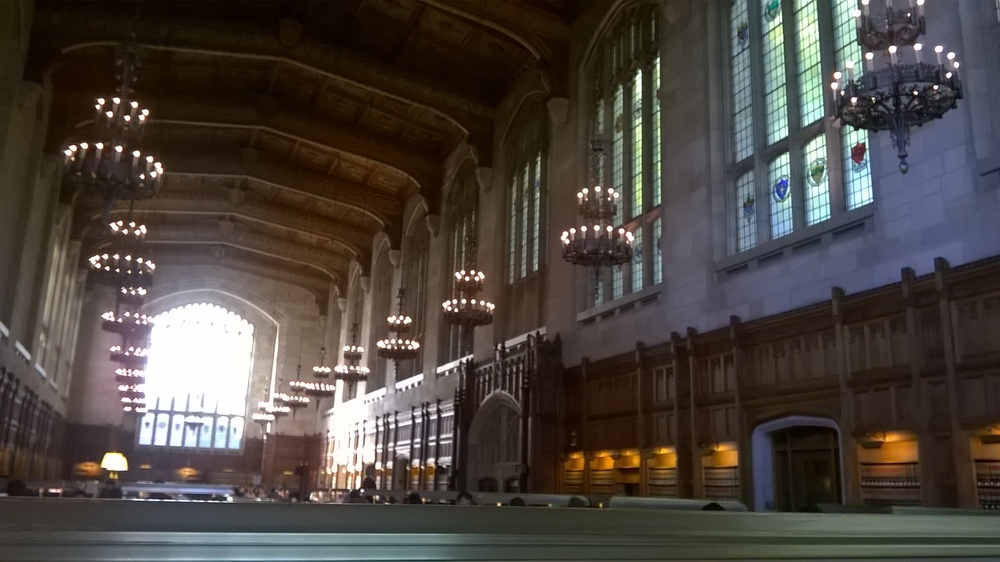
#> input picture Images2Points Files/law1.jpg, 1000 x 562 px, shrunk from 2592 x 1456 before the run
$ python sifttest.py
#> lines starting #> are read from the running program, lines starting #| are printed output that depends on the picture
import numpy as np
import cv2 as cv
import matplotlib.pyplot as plt


img1 = cv.imread("law1.jpg",0) # trainImage
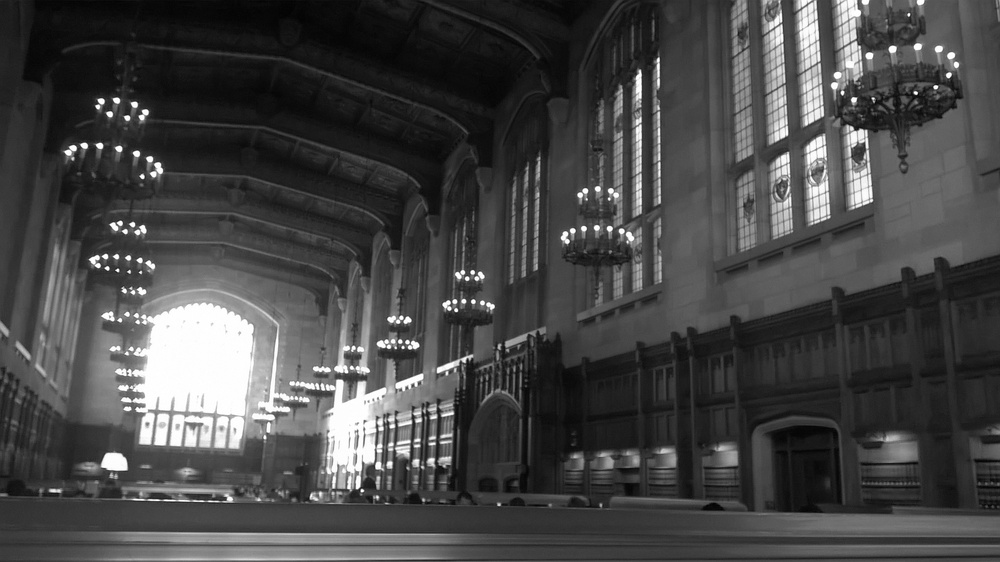
#> img1: shape (562, 1000); min 1, max 255, mean 70.4
img2 = cv.imread("law2.jpg",0) # queryImage
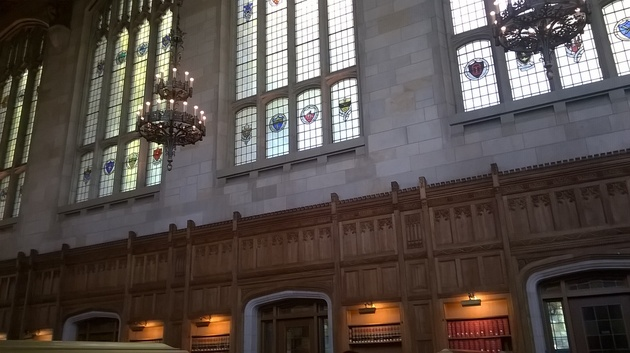
#> input picture Images2Points Files/law2.jpg, 630 x 353 px, shrunk from 1632 x 916 before the run
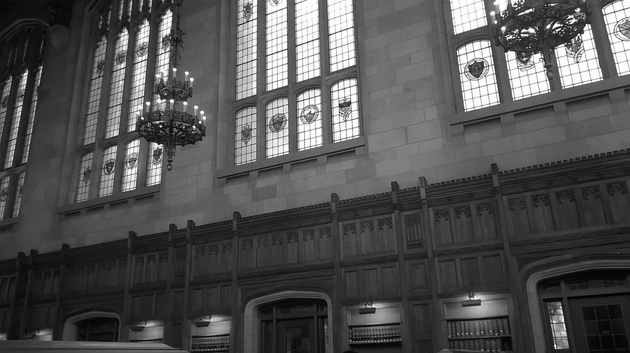
#> img2: shape (353, 630); min 0, max 255, mean 80.9

normalizedImg = np.zeros((len(img1), len(img1[0])))
#> normalizedImg: shape (562, 1000) float64; every value is 0
img1 = cv.normalize(img1,  normalizedImg, 0, 100, cv.NORM_MINMAX)
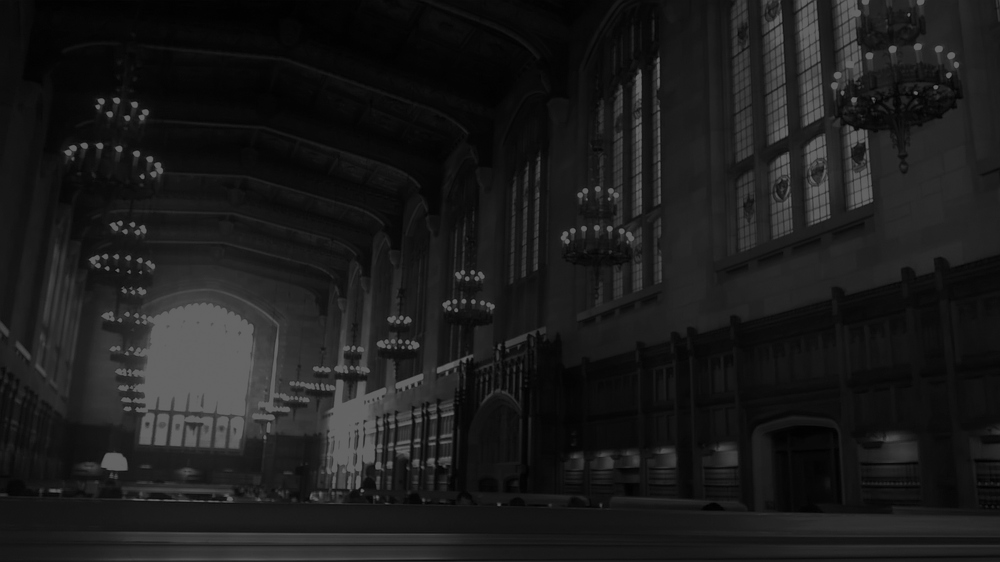
#> img1: shape (562, 1000); min 0, max 100, mean 27.3

normalizedImg = np.zeros((len(img2), len(img2[0])))
#> normalizedImg: shape (353, 630) float64; every value is 0
img2 = cv.normalize(img2,  normalizedImg, 0, 100, cv.NORM_MINMAX)
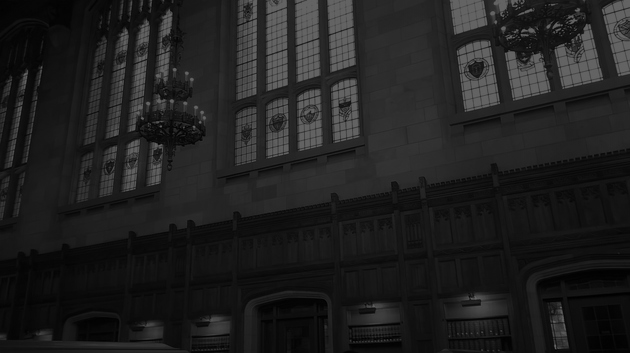
#> img2: shape (353, 630); min 0, max 100, mean 31.7

# Noralmize


# Initiate ORB detector
#use orb with norm hamming.
orb = cv.ORB_create()

#// l2 for surf,sift
#// for ORB,BRIEF,etc.
#orb = cv.xfeatures2d.SIFT_create()

# Allow the user to change betwee sift, surf, and orb and write down the benifits and whannot.

# Normalize images.

# find the keypoints and descriptors with ORB
kp1, des1 = orb.detectAndCompute(img1,None)
#> kp1 = 500 keypoints; strongest (x, y, size): (915, 93, 31), (142, 177, 31), (107, 269, 31), (934, 87, 31)
kp2, des2 = orb.detectAndCompute(img2,None)
#> kp2 = 489 keypoints; strongest (x, y, size): (521, 34, 31), (172, 100, 31), (170, 101, 31), (158, 144, 31)

# create BFMatcher object
# Cross check is alternative for ratio test.
bf = cv.BFMatcher(cv.NORM_HAMMING, crossCheck=True)
# Match descriptors.
matches = bf.match(des1, des2)
#> matches = 127 matches

# Sort them in the order of their distance.
matches = sorted(matches, key = lambda x:x.distance)

# [7 lines of commented-out code are left out]


print(len(matches))
#| 127

# Draw first 10 matches.

# min 4 points.

img3 = cv.drawMatches(img1,kp1,img2,kp2,matches[:50], None, flags=2)
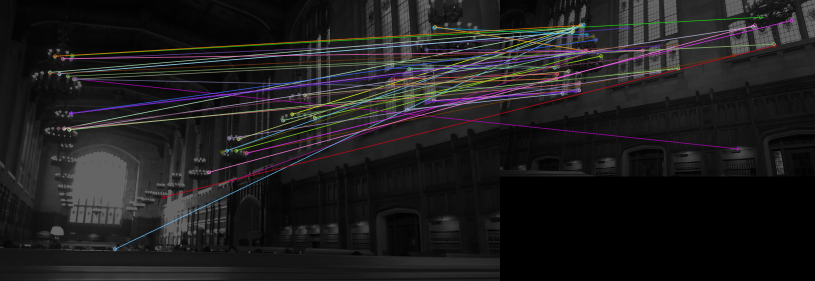
#> img3: shape (562, 1630, 3) (shown at 1/2 size); mean of channels 0, 1, 2 30.2, 29.5, 30.8; drawn as B, G, R
plt.imshow(img3),plt.show()
